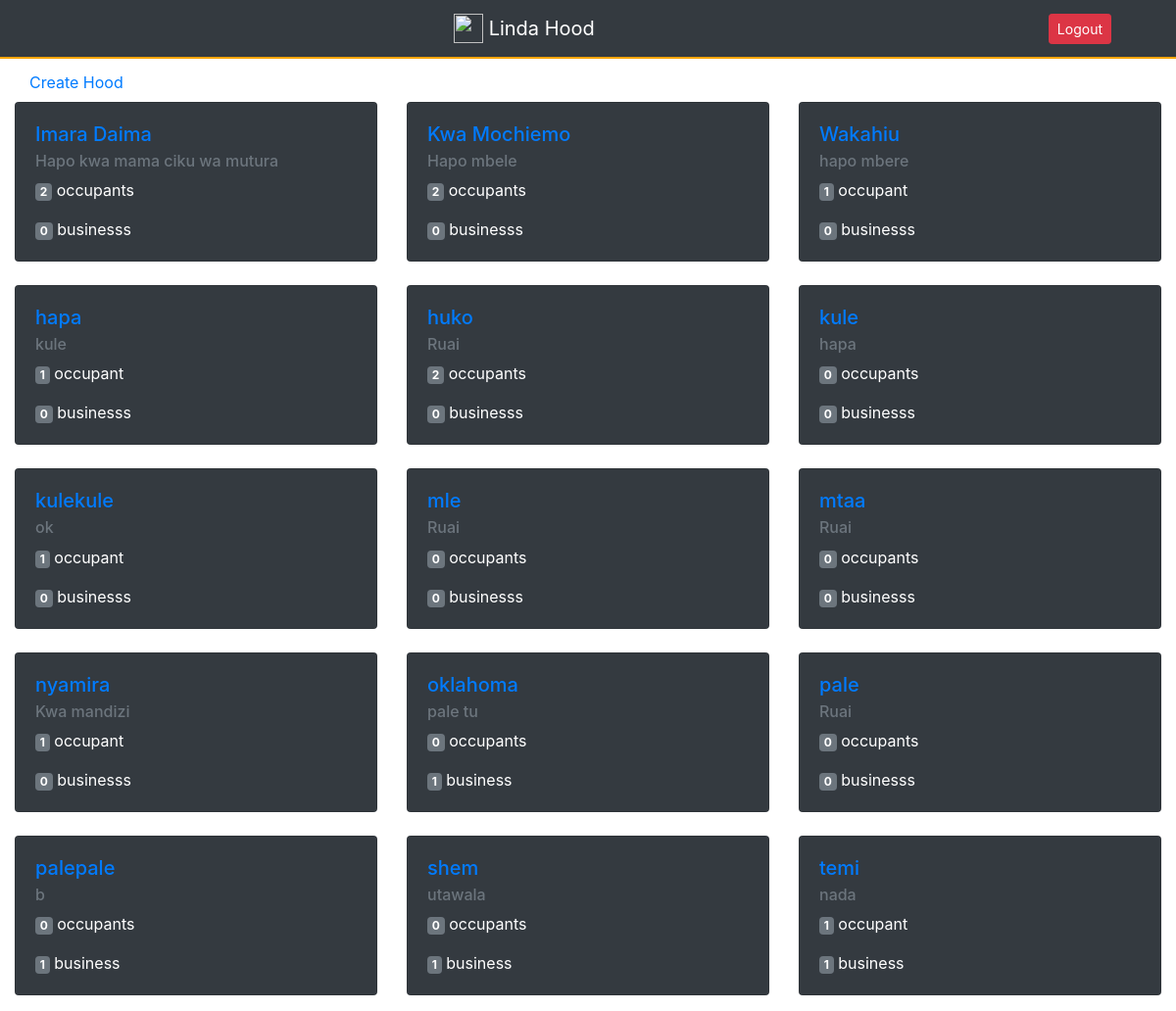
The page /hoods/ (signed in) on the database its author committed.
### hoods/models.py (models this page shows, shortened)
class Hood(models.Model):
    name = models.CharField(max_length=140, unique=True)
    slug = models.SlugField(allow_unicode=True,  unique=True)
    location = models.CharField(max_length=140, blank=True, default='')
    occupants = models.ManyToManyField(User, through='HoodMember')
    class Meta:
        ordering = ['name']

### hoods/views.py (the view)
class ListHoods(generic.ListView):
    model = Hood

### hoods/templates/hoods/hood_list.html
{% extends "hoods/hood_base.html" %} {% block prehood %}
<div class="row mt-2" ">
  <div class="col-md-4">
    {% if user.is_authenticated %}
    <p>Welcome
      <a href="{% url 'posts:for_user' username=user.username%}">@{{user.username}}</a> {% endif %}<br/> Welcome to the hoods page!</p>
    {% if user.is_authenticated%}
    <a href="{% url 'hoods:create' %}">Create Hood</a>
    {% endif %}
  </div>
  {% endblock %} {% block hood_content %}
    <div class="row">
      {% for hood in object_list %}
      <div class="col-md-4">
        <div class="card mt-2 text-white bg-dark mb-3" >
          <div class="card-body">
            <h5 class="card-title"><a href="{% url 'hoods:single' slug=hood.slug %}">{{hood.name}}</a></h5>
            <h6 class="card-subtitle mb-2 text-muted">{{hood.location}}</h6>
            <p class="card-text"><span class="badge badge-secondary">{{hood.occupants.count}}</span> occupant{{hood.occupants.count|pluralize}}</p>
            <p class="card-text"><span class="badge badge-secondary">{{hood.businesses.count}}</span> business{{hood.businesses.count|pluralize}}</p>
          </div>
        </div>
      </div>
      {% endfor %}
    </div>
  </div>
</div>
{% endblock %}

### rows shown on the page
Hood: name "Imara Daima", location "Hapo kwa mama ciku wa mutura", occupants.count "2", businesses.count "0"
Hood: name "Kwa Mochiemo", location "Hapo mbele", occupants.count "2", businesses.count "0"
Hood: name "Wakahiu", location "hapo mbere", occupants.count "1", businesses.count "0"
Hood: name "hapa", location "kule", occupants.count "1", businesses.count "0"
Hood: name "huko", location "Ruai", occupants.count "2", businesses.count "0"
Hood: name "kule", location "hapa", occupants.count "0", businesses.count "0"
Hood: name "kulekule", location "ok", occupants.count "1", businesses.count "0"
Hood: name "mle", location "Ruai", occupants.count "0", businesses.count "0"
Hood: name "mtaa", location "Ruai", occupants.count "0", businesses.count "0"
Hood: name "nyamira", location "Kwa mandizi", occupants.count "1", businesses.count "0"
Hood: name "oklahoma", location "pale tu", occupants.count "0", businesses.count "1"
Hood: name "pale", location "Ruai", occupants.count "0", businesses.count "0"
Hood: name "palepale", location "b", occupants.count "0", businesses.count "1"
Hood: name "shem", location "utawala", occupants.count "0", businesses.count "1"
Hood: name "temi", location "nada", occupants.count "1", businesses.count "1"
